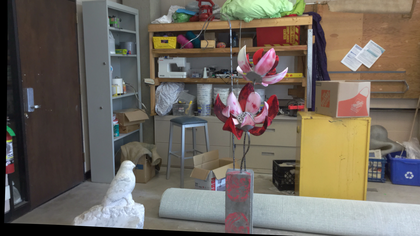
%> input picture Estimating Disparity and Recovering Depth/images/middlebury_left.png, 420 x 236 px, shrunk from 1920 x 1080 before the run
$ octave Disparity_and_Depth.m   (GNU Octave 9; MATLAB toolbox functions it lacks are replaced by stand-ins)
%> lines starting %> are read from the running program, lines starting %| are printed output that depends on the picture; in (x1, y1, x2, y2) boxes, pixels count from 0 and x2, y2 are one past the last pixel; in counts of white or black regions, pixels touching at a corner belong together; the program's own positions count from 1

%--------------  MiddleBury Images (takes approx 10 mins)  -------------%

% read the input rectified images
leftImg = imread("images\middlebury_left.png");
%> leftImg is the input picture: size 236x420x3 uint8; mean R, G, B 110.3, 102.7, 93.5
rightImg = imread("images\middlebury_right.png");
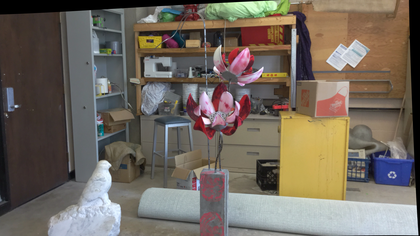
%> input picture Estimating Disparity and Recovering Depth/images/middlebury_right.png, 420 x 236 px, shrunk from 1920 x 1080 before the run
%> rightImg is the input picture: size 236x420x3 uint8; mean R, G, B 113.5, 104.8, 94.7
% Set maximum disparity
max_disparity = 130;
% focal length and baseline for depth calculation
focal_lenght = 1733.74;
baseline = 536.62;
%-----------------------------------------------------------------------%


% Uncomment below input lines to compute disaprity map for different input

%-----------  Elephant & Horse Images (takes approx 12 mins)  ----------%

% % read the input rectified images
% leftImg = imread("images\I1Rect.jpg");
% rightImg = imread("images\I2Rect.jpg");
% % Set maximum disparity
% max_disparity = 72;
% % focal length and baseline for depth calculation
% focal_lenght = 3060;
% baseline = 524;
% %-----------------------------------------------------------------------%


% Convert images to grayscale
left_I1 = im2gray(leftImg);
right_I2 = im2gray(rightImg);

% Set penalty factors P1 and P2
P1 = 5;
P2 = 50;

% disparity map computation
disparityMap = compute_disparity_map(left_I1, right_I2, max_disparity, P1, P2);
% [9 lines not run here, left out]
function disparityMap = compute_disparity_map(leftImg, rightImg, maxDisparity, P1, P2)

    cost = compute_cost(leftImg, rightImg, maxDisparity);
    combined_cost = combine_cost(cost, P1, P2);
    disparityMap = get_disparity(combined_cost);
    disparityMap = post_process_disparity(disparityMap);
end


% calculate the bitwise XOR of 7X5 window for both images with current
% pixel as the center pixel
function cost = compute_cost(leftImg, rightImg, maxDisparity)

    leftIMG_count = block_count(leftImg);
    rightIMG_count = block_count(rightImg);

    %initialize the cost
    [rows, cols] = size(leftImg);
    cost = zeros(rows, cols, maxDisparity);

    % cost of each pixel pair for each disparity
    for d = 1:maxDisparity

        % get the XOR to get differing bits for each disparity d
        shiftedRight = [zeros(rows,d,'uint32'), rightIMG_count(:,1:end-d)];
        differingBits = bitxor(leftIMG_count, shiftedRight);

        % count the same bits ( number of 1)
        for bitIdx = 0:16  % 17-bit number
            cost(:,1:end-d,d)=cost(:,1:end-d,d)+double(bitget(differingBits(:,1:end-d),bitIdx+1));
        end
    end
end


function counts = block_count(img)
    [rows,cols] = size(img);
%> rows = 236; cols = 420
    counts = zeros(rows, cols, 'uint32');

    % Define the window size and center pixel position
    windowSize = [7, 5];
    center = (windowSize(1) * windowSize(2)) / 2;

    % Pad the image to handle the borders
    paddedImg = padarray(img, [3 2], 'replicate', 'both');

    % Compute the pixel comparsion for each pixel as the center pixel
    for i = 1:(center - 1)
        % Compute offsets for the center-symmetric pairs
        [rowOffset, colOffset] = ind2sub(windowSize, i);
        rowOffset = rowOffset - 4;
        colOffset = colOffset - 3;

        bit = uint32(paddedImg(4:(end-3), 3:(end-2)) >= ...
                     paddedImg(4 - rowOffset:(end-3) - rowOffset, ...
                               3 - colOffset:(end-2) - colOffset));

        counts = bitor(counts, bitshift(bit, i - 1));
    end
%> this loop made 16 passes
%> pass 1, in block_count, `bit = uint32(paddedImg(4:(end-3), 3:(end-2)) >= paddedImg(4 - rowOffse..`:
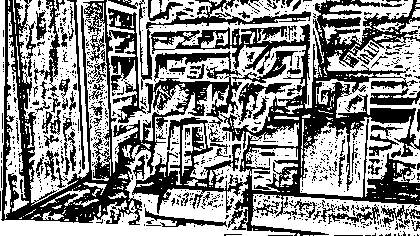
%> bit: size 236x420 uint32; values 0 (black) and 1 (white), 55.5% white; 839 black regions (741 under 20 px), largest, box (x1, y1, x2, y2) and area: (132, 0, 420, 236) 17634, (1, 0, 242, 225) 13679, (140, 0, 311, 90) 1381
%> after the loop:
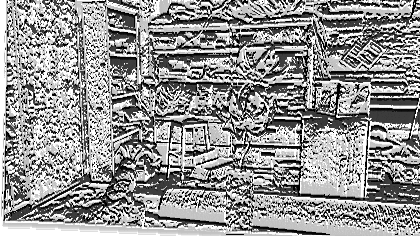
%> counts: size 236x420 uint32; min 0, max 65535, mean 38272.4; drawn with min black and max white
%> the loop in block_count (call 2), `for i = 1:(center - 1)` made 16 passes
%> pass 1, in block_count (call 2), `bit = uint32(paddedImg(4:(end-3), 3:(end-2)) >= paddedImg(4 - rowOffse..`:
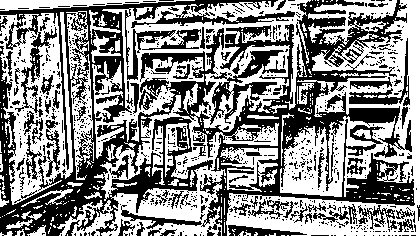
%> bit: size 236x420 uint32; values 0 (black) and 1 (white), 54.2% white; 777 black regions (691 under 20 px), largest, box (x1, y1, x2, y2) and area: (0, 0, 415, 236) 33530, (209, 50, 286, 125) 1504, (349, 38, 410, 106) 719
%> after the loop in block_count (call 2), `for i = 1:(center - 1)`:
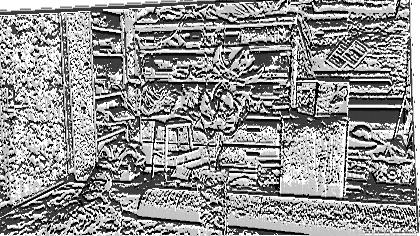
%> counts: size 236x420 uint32; min 0, max 65535, mean 37681; drawn with min black and max white
%> the loop in compute_cost, `for d = 1:maxDisparity` made 130 passes
%> pass 1, in compute_cost, `shiftedRight = [zeros(rows,d,'uint32'), rightIMG_count(:,1:end-d)];`:
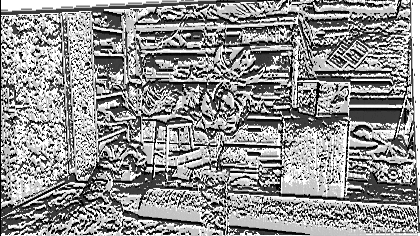
%> shiftedRight: size 236x420 uint32; min 0, max 65535, mean 37530.3; drawn with min black and max white
%> pass 2, in compute_cost, `differingBits = bitxor(leftIMG_count, shiftedRight);`:
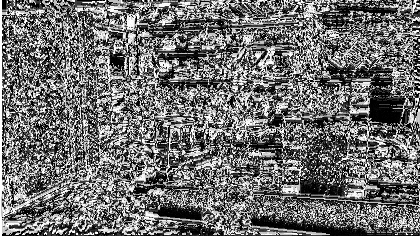
%> differingBits: size 236x420 uint32; min 0, max 65535, mean 28667.8; drawn with min black and max white
end


% Aggregates teh cost from different directiosn to smoothen the cost to
% depict real world continous intensity changes
function combined_cost = combine_cost(cost, P1, P2)
%> called with P1 = 5, P2 = 50
    [height, width, ndisp] = size(cost);
%> height = 236; width = 420; ndisp = 130
%> the run ends on the next line
     % 3 paths aggregation of costs
    directional_cost = zeros(height, width, ndisp, 5);

    % top-to-bottom path
    for x = 1:width
        for y = 2:height
            prevCosts = squeeze(directional_cost(y-1,x,:,1));
            minPrevCost = min(prevCosts);

            for d = 1:ndisp
                costSame = prevCosts(d);
                costPrevD = prevCosts(max(d-1,1))+P1;
                costNextD = prevCosts(min(d+1,ndisp))+P1;
                directional_cost(y,x,d,1) = cost(y,x,d) + min([costSame,costPrevD,costNextD,minPrevCost+P2])-minPrevCost;
            end
        end
    end

    % left-to-right path
    for y = 1:height
        for x = 2:width
            prevCosts = squeeze(directional_cost(y,x-1,:,2));
            minPrevCost = min(prevCosts);

            for d = 1:ndisp
                costSame = prevCosts(d);
                costPrevD = prevCosts(max(d-1, 1))+P1;
                costNextD = prevCosts(min(d+1, ndisp))+P1;
                directional_cost(y,x,d,2) = cost(y,x,d)+min([costSame,costPrevD,costNextD,minPrevCost+P2])-minPrevCost;
            end
        end
    end


    % top-left corner to the bottom-right corner of the image
    for y = 2:height
        for x = 2:width
            prevCosts = squeeze(directional_cost(y-1,x-1,:,3));
            minPrevCost = min(prevCosts);

            for d = 1:ndisp
                costSame = prevCosts(d);
                costPrevD = prevCosts(max(d-1,1))+P1;
                costNextD = prevCosts(min(d+1,ndisp))+P1;
                directional_cost(y,x,d,3) = cost(y, x, d)+min([costSame,costPrevD,costNextD,minPrevCost+P2])-minPrevCost;
            end
        end
    end

    %  top-right corner to the bottom-left corner of the image
    for y = 2:height
        for x = width-1:-1:1
            prevCosts = squeeze(directional_cost(y-1, x+1, :, 4));
            minPrevCost = min(prevCosts);

            for d = 1:ndisp
                costSame = prevCosts(d);
                costPrevD = prevCosts(max(d-1, 1)) + P1;
                costNextD = prevCosts(min(d+1, ndisp)) + P1;
                directional_cost(y, x, d, 4) = cost(y, x, d) + min([costSame, costPrevD, costNextD, minPrevCost + P2]) - minPrevCost;
            end
        end
    end

    % right-to-left path
    for y = 1:height
        for x = width-1:-1:1
            prevCosts = squeeze(directional_cost(y, x+1, :, 5));
            minPrevCost = min(prevCosts);

            for d = 1:ndisp
                costSame = prevCosts(d);
                costPrevD = prevCosts(max(d-1, 1)) + P1;
                costNextD = prevCosts(min(d+1, ndisp)) + P1;
                directional_cost(y, x, d, 5) = cost(y, x, d) + min([costSame, costPrevD, costNextD, minPrevCost + P2]) - minPrevCost;
            end
        end
    end

    % combined costs from different paths
    combined_cost = sum(directional_cost, 4);
end
